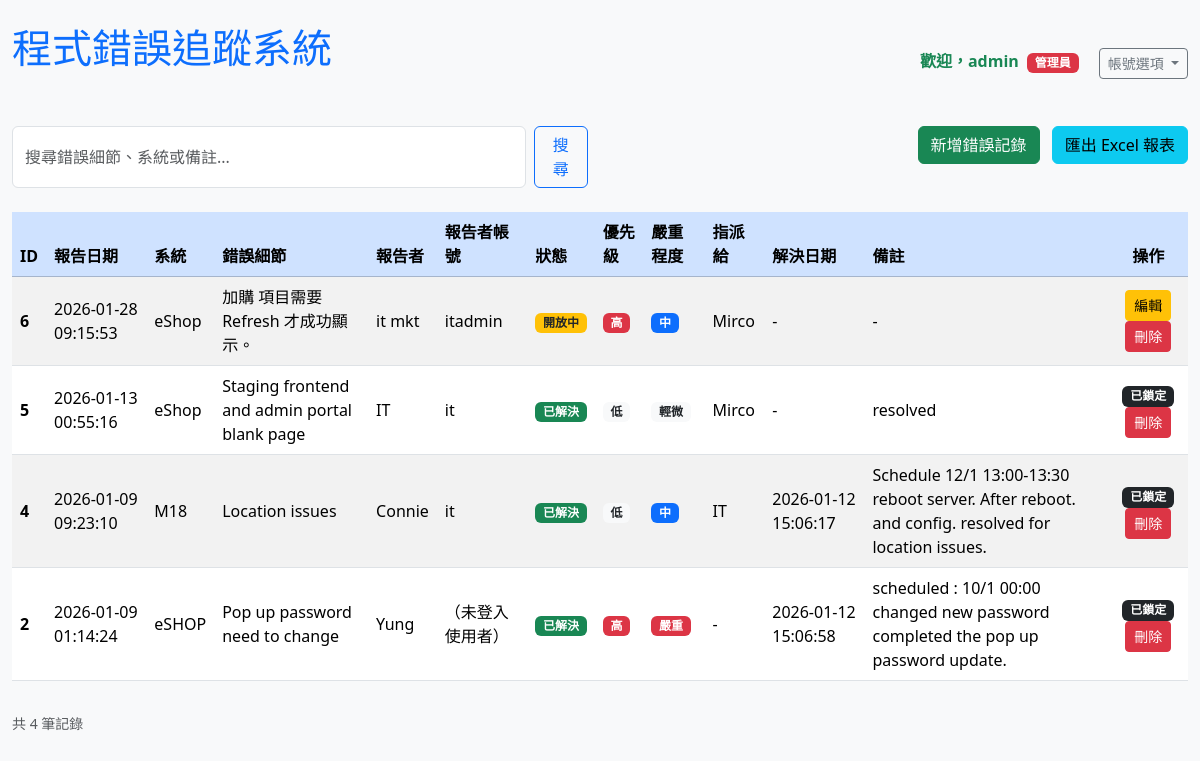
The page / (signed in) on the database its author committed.
### tables this page shows
CREATE TABLE users (
    id INTEGER PRIMARY KEY AUTOINCREMENT,
    username TEXT UNIQUE NOT NULL,
    password_hash TEXT NOT NULL,
    is_admin BOOLEAN DEFAULT 0
);

CREATE TABLE bugs (
    id INTEGER PRIMARY KEY AUTOINCREMENT,
    report_date DATETIME DEFAULT CURRENT_TIMESTAMP,  -- 報告時間，自動填入目前時間
    system TEXT NOT NULL,                            -- 系統或模組名稱
    bug_details TEXT NOT NULL,                       -- 錯誤詳細描述
    reported_by TEXT NOT NULL,                       -- 報告者
    status TEXT DEFAULT '開放中',                     -- 狀態：開放中、處理中、已解決、已關閉
    priority TEXT DEFAULT '中',                      -- 優先級：低、中、高
    severity TEXT DEFAULT '中',                      -- 嚴重程度：輕微、中、重大、嚴重
    assigned_to TEXT,                                -- 指派給誰（可為空）
    resolution_date DATETIME,                        -- 解決時間
    notes TEXT                                       -- 備註或更新記錄
, reported_by_user_id INTEGER REFERENCES users(id));

### app.py (the view)
@app.route('/', methods=['GET'])
def index():
    user = get_current_user()
    if user:
        query = request.args.get('query', '')
        conn = get_db_connection()
        if query:
            bugs = conn.execute('''
                SELECT b.*, u.username as reporter_username
                FROM bugs b LEFT JOIN users u ON b.reported_by_user_id = u.id
                WHERE b.bug_details LIKE ? OR b.system LIKE ? OR b.notes LIKE ?
                ORDER BY b.report_date DESC
            ''', (f'%{query}%', f'%{query}%', f'%{query}%')).fetchall()
        else:
            bugs = conn.execute('''
                SELECT b.*, u.username as reporter_username
                FROM bugs b LEFT JOIN users u ON b.reported_by_user_id = u.id
                ORDER BY b.report_date DESC
            ''').fetchall()
        conn.close()
        bugs_with_permission = []
        for bug in bugs:
            bug_dict = dict(bug)
            bug_dict['can_edit'] = can_edit_or_delete(bug, user)
            bugs_with_permission.append(bug_dict)
        return render_template('index.html',
                               bugs=bugs_with_permission,
                               query=query,
                               user=user,
                               show_list=True)
    else:
        return render_template('index.html',
                               bugs=[],
                               query='',
                               user=None,
                               show_list=False)

### app.py (called while the page is built)
def get_db_connection():
    conn = sqlite3.connect('bug_tracker.db')
    conn.row_factory = sqlite3.Row
    return conn

def get_current_user():
    if 'user_id' not in session:
        return None
    conn = get_db_connection()
    user = conn.execute('SELECT * FROM users WHERE id = ?', (session['user_id'],)).fetchone()
    conn.close()
    return user

def is_admin(user):
    return user['is_admin'] == 1 if user else False

def can_edit_or_delete(bug, user):
    if not user:
        return False
    if is_admin(user):
        return True
    return bug['reported_by_user_id'] == user['id']

### templates/index.html (shortened to what this page needs)
{% extends "base.html" %}
{% block content %}
    {% if show_list %}
        <div class="row mb-4">
            <div class="col-md-6">
                <form class="d-flex" method="GET">
                    <input type="text" name="query" class="form-control me-2" placeholder="搜尋錯誤細節、系統或備註..." value="{{ query or '' }}">
                    <button class="btn btn-outline-primary" type="submit">搜尋</button>
                </form>
            </div>
            <div class="col-md-6 text-end">
                <a href="{{ url_for('add_bug') }}" class="btn btn-success me-2">新增錯誤記錄</a>
                <a href="{{ url_for('export_excel') }}" class="btn btn-info">匯出 Excel 報表</a>
            </div>
        </div>
        {% if bugs|length == 0 %}
            <div class="alert alert-info text-center">
                {% if query %}
                    沒有找到符合「{{ query }}」的記錄。
                {% else %}
                    目前尚未有任何錯誤記錄。
                {% endif %}
            </div>
        {% else %}
            <div class="table-responsive">
                <table class="table table-striped table-hover align-middle">
                    <thead class="table-primary">
                        <tr>
                            <th>ID</th>
                            <th>報告日期</th>
                            <th>系統</th>
                            <th>錯誤細節</th>
                            <th>報告者</th>
                            <th>報告者帳號</th>
                            <th>狀態</th>
                            <th>優先級</th>
                            <th>嚴重程度</th>
                            <th>指派給</th>
                            <th>解決日期</th>
                            <th>備註</th>
                            <th class="text-center">操作</th>
                        </tr>
                    </thead>
                    <tbody>
                        {% for bug in bugs %}
                        <tr>
                            <td><strong>{{ bug['id'] }}</strong></td>
                            <td>{{ bug['report_date'] }}</td>
                            <td>{{ bug['system'] }}</td>
                            <td>{{ bug['bug_details'] }}</td>
                            <td>{{ bug['reported_by'] }}</td>
                            <td>{{ bug['reporter_username'] or '（未登入使用者）' }}</td>
                            <td>
                                {% if bug['status'] == '開放中' %}<span class="badge bg-warning text-dark">開放中</span>
                                {% elif bug['status'] == '處理中' %}<span class="badge bg-info">處理中</span>
                                {% elif bug['status'] == '已解決' %}<span class="badge bg-success">已解決</span>
                                {% elif bug['status'] == '已關閉' %}<span class="badge bg-secondary">已關閉</span>
                                {% endif %}
                            </td>
                            <td>
                                {% if bug['priority'] == '低' %}<span class="badge bg-light text-dark">低</span>
                                {% elif bug['priority'] == '中' %}<span class="badge bg-primary">中</span>
                                {% elif bug['priority'] == '高' %}<span class="badge bg-danger">高</span>
                                {% endif %}
                            </td>
                            <td>
                                {% if bug['severity'] == '輕微' %}<span class="badge bg-light text-dark">輕微</span>
                                {% elif bug['severity'] == '中' %}<span class="badge bg-primary">中</span>
                                {% elif bug['severity'] == '重大' %}<span class="badge bg-warning text-dark">重大</span>
                                {% elif bug['severity'] == '嚴重' %}<span class="badge bg-danger">嚴重</span>
                                {% endif %}
                            </td>
                            <td>{{ bug['assigned_to'] or '-' }}</td>
                            <td>{{ bug['resolution_date'] or '-' }}</td>
                            <td>{{ bug['notes'] or '-' }}</td>
                            <td class="text-center">
                                {% if bug['can_edit'] and bug['status'] not in ['已解決', '已關閉'] %}
                                    <a href="{{ url_for('edit_bug', id=bug['id']) }}" class="btn btn-warning btn-sm">編輯</a>
                                {% elif bug['status'] in ['已解決', '已關閉'] %}
                                    <span class="badge bg-dark">已鎖定</span>
                                {% endif %}
                                {% if bug['can_edit'] %}
                                    <form action="{{ url_for('delete_bug', id=bug['id']) }}" method="POST" style="display:inline;" onsubmit="return confirm('確定要刪除這筆記錄嗎？');">
                                        <button type="submit" class="btn btn-danger btn-sm">刪除</button>
                                    </form>
                                {% endif %}
                            </td>
                        </tr>
                        {% endfor %}
                    </tbody>
                </table>
            </div>
            <div class="text-muted small mt-3">
                共 {{ bugs|length }} 筆記錄
            </div>
        {% endif %}
    {% endif %}
{% endblock %}

### templates/base.html (shortened to what this page needs)
<!DOCTYPE html>
<html lang="zh-TW">
<head>
    <link href="https://cdn.jsdelivr.net/npm/bootstrap@5.3.3/dist/css/bootstrap.min.css" rel="stylesheet">
</head>
<body>
    <div class="container mt-4">
        <div class="d-flex justify-content-between align-items-center mb-4">
            <h1>程式錯誤追蹤系統</h1>
            <div>
                {% if user %}
                    <span class="me-3 text-success fw-bold">
                        歡迎，{{ user['username'] }}
                        {% if user['is_admin'] %}<span class="badge bg-danger ms-1">管理員</span>{% endif %}
                    </span>
                    <div class="btn-group" role="group">
                        <button type="button" class="btn btn-outline-secondary btn-sm dropdown-toggle" data-bs-toggle="dropdown" aria-expanded="false">
                            帳號選項
                        </button>
                    </div>
                {% else %}
                    <a href="{{ url_for('login') }}" class="btn btn-outline-primary btn-sm">登入</a>
                {% endif %}
            </div>
        </div>
        {% block content %}{% endblock %}
    </div>
</body>
</html>

### templates/base.html (style rules this page uses)
body { background-color: #f8f9fa; }
.container { max-width: 1200px; }
h1 { margin-bottom: 30px; color: #0d6efd; }

### rows shown on the page
users: username "admin"
bugs: id "6", report_date "2026-01-28 09:15:53", system "eShop", bug_details "加購 項目需要 Refresh 才成功顯示。", reported_by "it mkt", username "itadmin", status "開放中", priority "高", severity "中", assigned_to "Mirco", bug "-", notes "-"
bugs: id "5", report_date "2026-01-13 00:55:16", system "eShop", bug_details "Staging frontend and admin portal blank page", reported_by "IT", username "it", status "已解決", priority "低", severity "輕微", assigned_to "Mirco", bug "-", notes "resolved"
bugs: id "4", report_date "2026-01-09 09:23:10", system "M18", bug_details "Location issues", reported_by "Connie", username "it", status "已解決", priority "低", severity "中", assigned_to "IT", resolution_date "2026-01-12 15:06:17", notes "Schedule 12/1 13:00-13:30 reboot server. After reboot. and config. resolved for location issues."
bugs: id "2", report_date "2026-01-09 01:14:24", system "eSHOP", bug_details "Pop up password need to change", reported_by "Yung", bug "（未登入使用者）", status "已解決", priority "高", severity "嚴重", assigned_to "-", resolution_date "2026-01-12 15:06:58", notes "scheduled : 10/1 00:00 changed new password completed the pop up password update."

### other values the page prints
{{ bugs|length }} "4"
